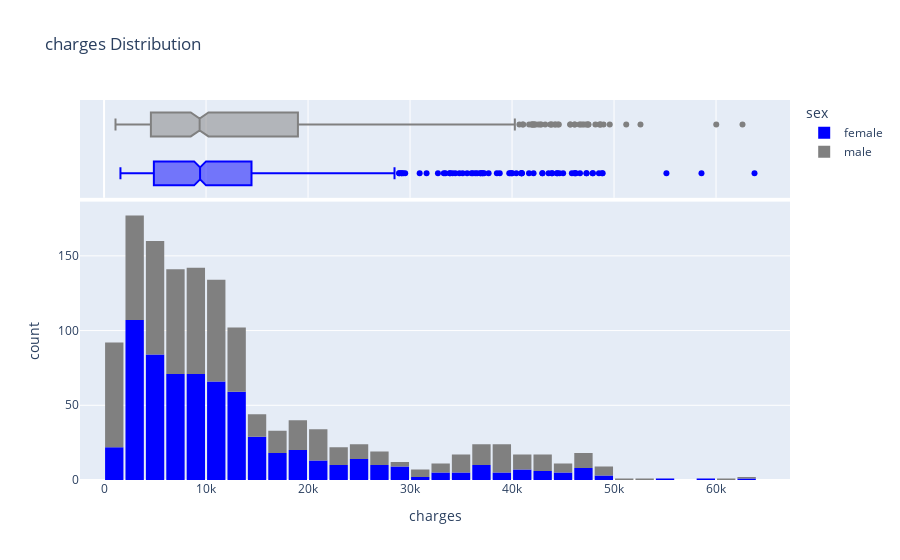

The code cell stored with this chart in its notebook:
### Code cell
fig = px.histogram(df, 
            x='charges', 
            marginal='box', #this will plot Box plot
            color='sex',
            color_discrete_sequence=['blue', 'grey'],
            title='charges Distribution')
fig.update_layout(bargap = 0.1)
fig.show()

### Figure 1 — Plotly figure (JSON) as saved in the notebook; plotly's stock layout.template omitted (floating-point values rounded to 4 significant figures; data arrays with more than 128 entries replaced by an {"elided": "..."} marker saying what was removed)
{"data": [{"alignmentgroup": "True", "bingroup": "x", "hovertemplate": "sex=female<br>charges=%{x}<br>count=%{y}<extra></extra>", "legendgroup": "female", "marker": {"color": "blue", "pattern": {"shape": ""}}, "name": "female", "offsetgroup": "female", "orientation": "v", "showlegend": true, "type": "histogram", "x": {"elided": "662 float values"}, "xaxis": "x", "yaxis": "y"}, {"alignmentgroup": "True", "hovertemplate": "sex=female<br>charges=%{x}<extra></extra>", "legendgroup": "female", "marker": {"color": "blue"}, "name": "female", "notched": true, "offsetgroup": "female", "showlegend": false, "type": "box", "x": {"elided": "662 float values"}, "xaxis": "x2", "yaxis": "y2"}, {"alignmentgroup": "True", "bingroup": "x", "hovertemplate": "sex=male<br>charges=%{x}<br>count=%{y}<extra></extra>", "legendgroup": "male", "marker": {"color": "grey", "pattern": {"shape": ""}}, "name": "male", "offsetgroup": "male", "orientation": "v", "showlegend": true, "type": "histogram", "x": {"elided": "676 float values"}, "xaxis": "x", "yaxis": "y"}, {"alignmentgroup": "True", "hovertemplate": "sex=male<br>charges=%{x}<extra></extra>", "legendgroup": "male", "marker": {"color": "grey"}, "name": "male", "notched": true, "offsetgroup": "male", "showlegend": false, "type": "box", "x": {"elided": "676 float values"}, "xaxis": "x2", "yaxis": "y2"}], "layout": {"bargap": 0.1, "barmode": "relative", "legend": {"title": {"text": "sex"}, "tracegroupgap": 0}, "title": {"text": "charges Distribution"}, "xaxis": {"anchor": "y", "domain": [0, 1], "title": {"text": "charges"}}, "xaxis2": {"anchor": "y2", "domain": [0, 1], "matches": "x", "showgrid": true, "showticklabels": false}, "yaxis": {"anchor": "x", "domain": [0, 0.7326], "title": {"text": "count"}}, "yaxis2": {"anchor": "x2", "domain": [0.7426, 1], "matches": "y2", "showgrid": false, "showline": false, "showticklabels": false, "ticks": ""}}}
